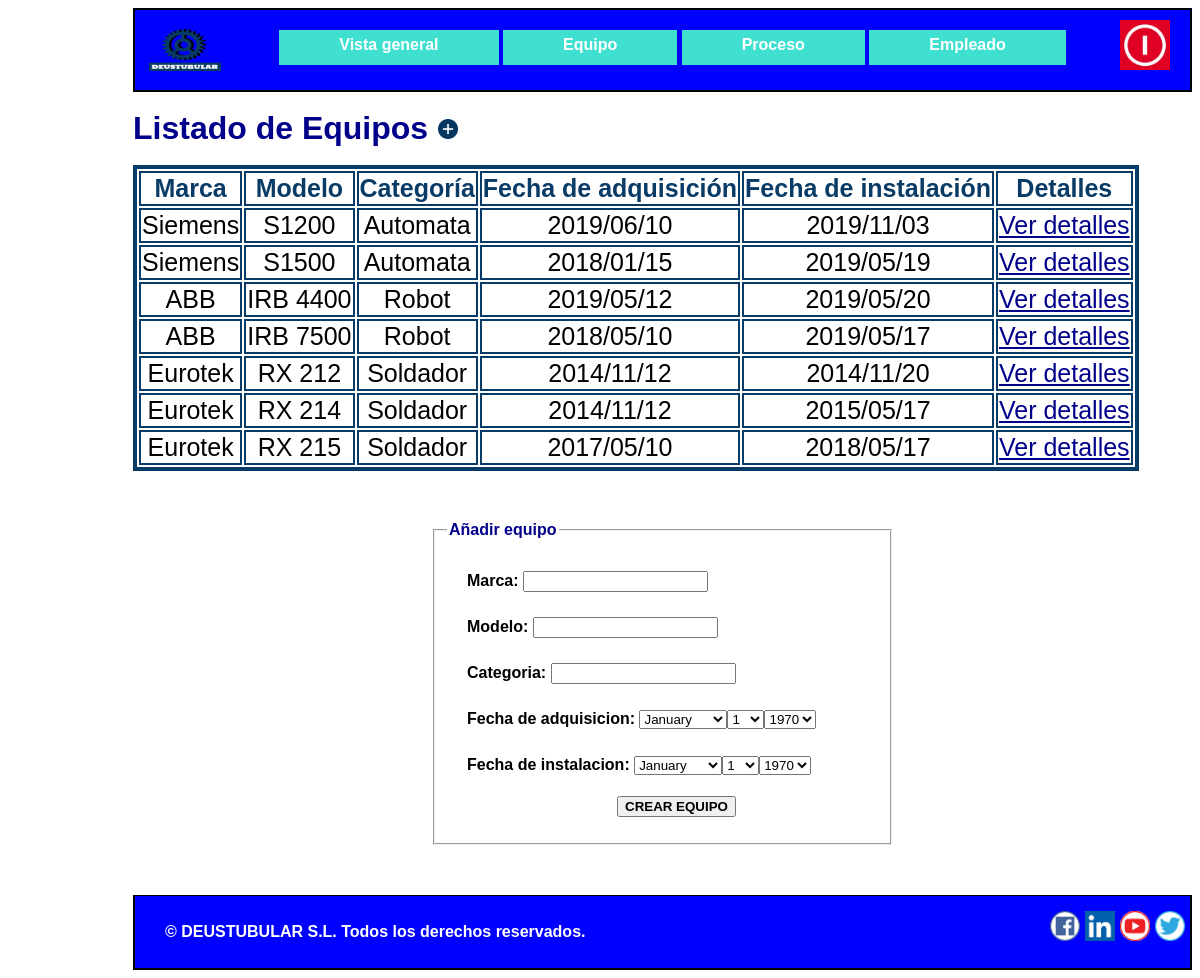
The app's page /appGestion_de_la_produccion/responsable/equipo/, older data.
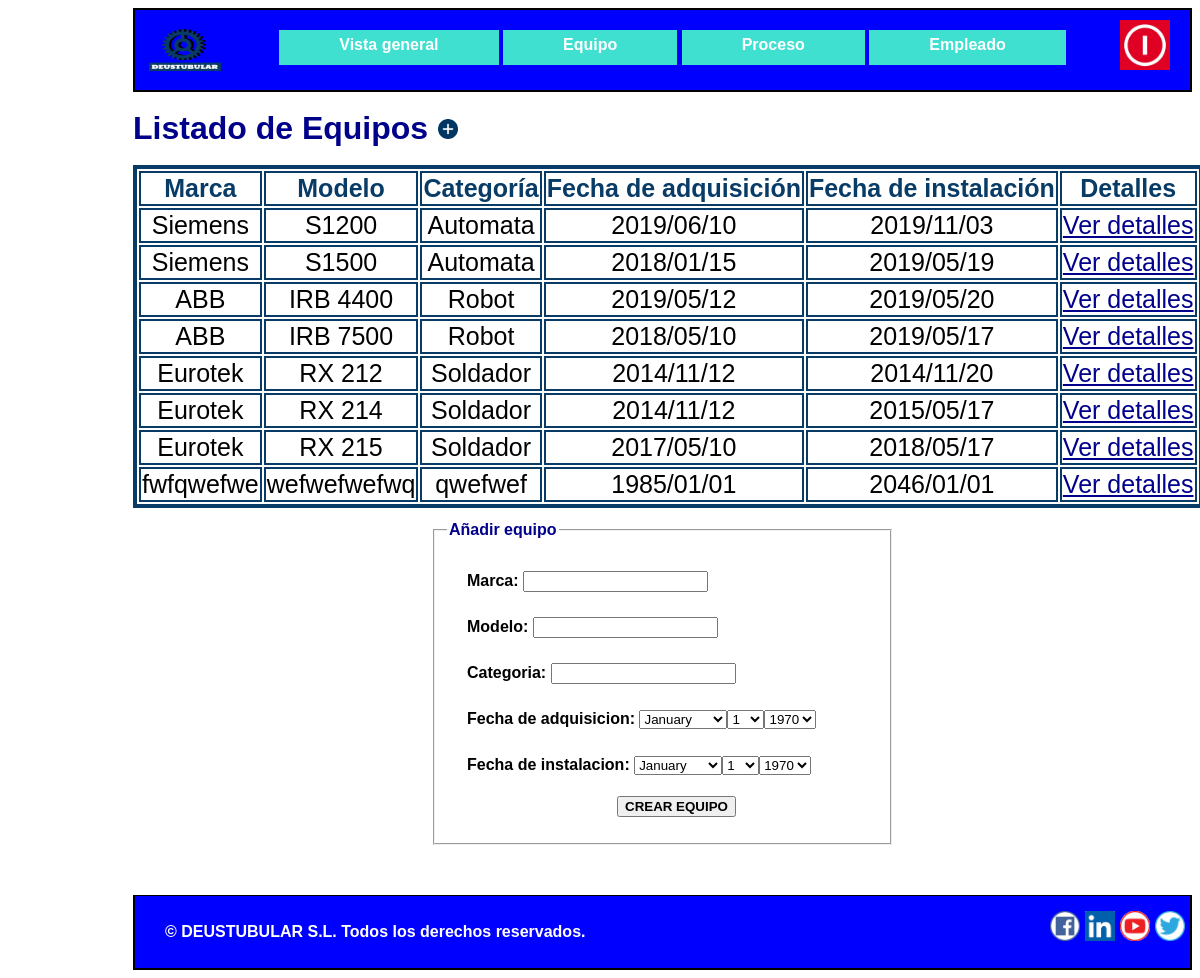
The same page, newer data.
### appGestion_de_la_produccion/models.py (models this page shows, shortened)
class Equipo(models.Model):
    modelo = models.CharField(max_length=25)
    marca = models.CharField(max_length=25)
    categoria = models.CharField(max_length=50)
    fecha_adquisicion = models.DateField()
    fecha_instalacion = models.DateField()

### appGestion_de_la_produccion/views.py (the view)
# urls.py: path('responsable/equipo/', views.lista_equipos, name='lista_equipos'),  # Url que da la lista de todos los equipos
def lista_equipos(request):
    equipo = Equipo.objects.order_by("id")
    context = {"lista_equipos": equipo, "form": equipoform}
    return render(request, "Equipo.html", context)

### appGestion_de_la_produccion/templates/Equipo.html (shortened to what this page needs)
{% extends "PlantillaHeaderFooter.html"%}
{%load static%}
{% block contenido %}
<h1>Listado de Equipos<a class="añadir" href="/appGestion_de_la_produccion/responsable/equipoform"
                         title="Añadir nuevo equipo"><img
        src="/static/Imagenes/añadir.png" width="20" height="20"></a></h1>
<div class="tablasueltas">
    <table id="cosadeequipo">
        <thead>
        <tr class="cosadeequipo">
            <td class="cosadeequipo"><b> Marca</b></td>
            <td class="cosadeequipo"><b> Modelo</b></td>
            <td class="cosadeequipo"><b> Categoría</b></td>
            <td class="cosadeequipo"><b> Fecha de adquisición</b></td>
            <td class="cosadeequipo"><b> Fecha de instalación</b></td>
            <td class="cosadeequipo"><b>Detalles</b></td>
        </tr>
        </thead>
        <tbody class="cosadeequipo" id="cosasequipo">
        {% for Equipo in lista_equipos %}
        <tr>
            <td class="cosadeequipo">{{ Equipo.marca }}</td>
            <td class="cosadeequipo">{{ Equipo.modelo }}</td>
            <td class="cosadeequipo">{{ Equipo.categoria }}</td>
            <td class="cosadeequipo">{{ Equipo.fecha_adquisicion|date:'Y/m/d'}}</td>
            <td class="cosadeequipo">{{ Equipo.fecha_instalacion|date:'Y/m/d'}}</td>
            <td class="cosadeequipo"><a href="/appGestion_de_la_produccion/responsable/equipo/{{ Equipo.id }}"
                                        title="Detalles">Ver detalles</a></td>
        </tr>
        {% endfor %}
        </tbody>
    </table>
</div>
<div>
    <fieldset id="formequipoajax">
        <legend >Añadir equipo</legend>
        <form action="" id="formnuevoequipo">
            {{ form.as_p }}
            <input type="submit" name="nuevoequipo" id="botonnuevo" value="CREAR EQUIPO">
        </form>
    </fieldset>
</div>
{% endblock %}

Row changes from the older to the newer data that the page shows:
added Equipo: marca "fwfqwefwe", modelo "wefwefwefwq", categoria "qwefwef", fecha_adquisicion "1985/01/01", fecha_instalacion "2046/01/01"
